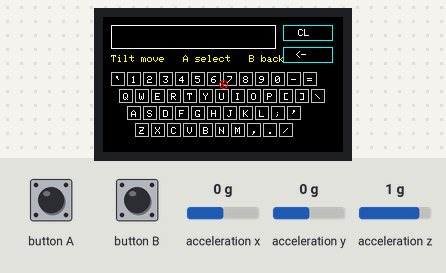
A sketch run on a simulated ESP32. Parts: 240×135 colour display. The inputs (shaded band) are chosen by the test bench; at power-on: acceleration x 0 g, acceleration y 0 g, acceleration z 1 g.

Above: at 1.5 s.
1.6 s: acceleration x set to -1.4 g
At 3.2 s:
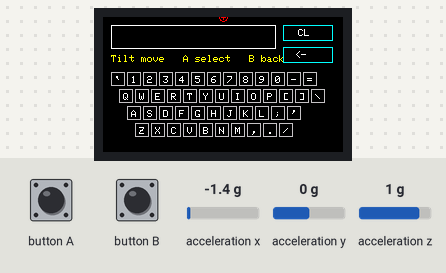
3.4 s: acceleration y set to -1.4 g
At 4.8 s:
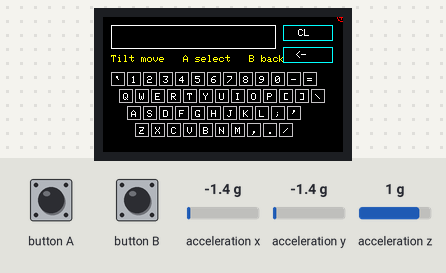
4.9 s: acceleration x set to 0 g
At 6.18 s:
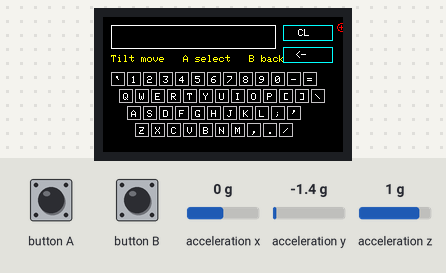
7.3 s: acceleration y set to 0 g
At 8.02 s:
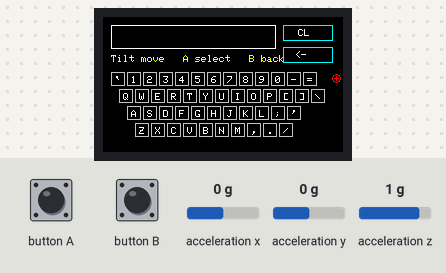
9.4 s: button A pressed for 0.15 s
At 9.71 s:
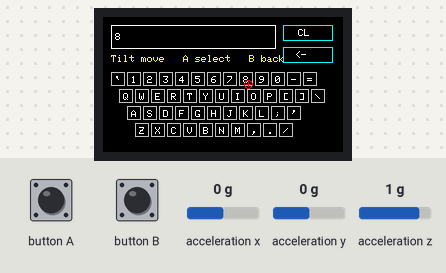
11.4 s: button A pressed for 1 s
At 12.0 s:
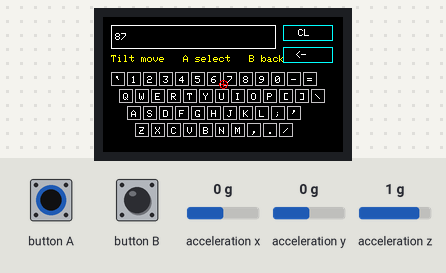
Timing chart, 0 to 14.4 s (numbered marks = the images above; inputs shaded):
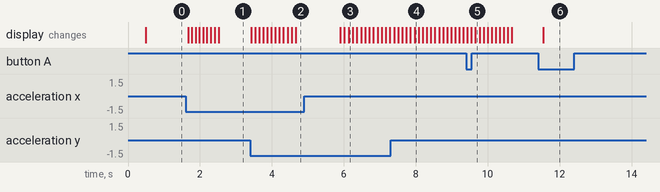

Measured:
- after the input at 1.6 s, the display: first changes after 0.07 s (image 1 shows a later state)
- after the input at 3.4 s, the display: first changes at once (image 2 shows a later state)
- after the input at 4.9 s, the display: first changes after 1.0 s (image 3 shows a later state)
- after the input at 9.4 s, the display: first differs from a run without the input after 0.26 s (image 5)
- after the input at 11.4 s, the display: changes after 0.14 s (image 6)

The sketch:

Gkeyboard.ino
```cpp
#include <M5StickCPlus.h>
#include <math.h>
#include <string.h>

#define SCREEN_W 240
#define SCREEN_H 135

TFT_eSprite spr = TFT_eSprite(&M5.Lcd);
char input_text[128] = {0};


const int KEY_ROWS = 4;
const int KEY_COLS = 14;

char keyboard[KEY_ROWS][KEY_COLS] = {
  {'`', '1', '2', '3', '4', '5', '6', '7', '8', '9', '0', '-', '=', ' '},
  {'Q', 'W', 'E', 'R', 'T', 'Y', 'U', 'I', 'O', 'P', '[', ']', '\\', ' '},
  {'A', 'S', 'D', 'F', 'G', 'H', 'J', 'K', 'L', ';', '\'', ' ', ' ', ' '},
  {'Z', 'X', 'C', 'V', 'B', 'N', 'M', ',', '.', '/', ' ', ' ', ' ', ' '}
};

int keyboard_start_x = 8;
int keyboard_start_y = 55;
int keyboard_offset_x = 8;

int key_w = 14;
int key_h = 14;

double keyboard_x_space = 16.0;
double keyboard_y_space = 17.0;

int input_x = 8;
int input_y = 8;
int input_w = 165;
int input_h = 24;

int clear_x = 180;
int clear_y = 8;
int clear_w = 50;
int clear_h = 16;

int back_x = 180;
int back_y = 30;
int back_w = 50;
int back_h = 16;

float cursorX = SCREEN_W / 2.0f;
float cursorY = SCREEN_H / 2.0f;
float targetX = SCREEN_W / 2.0f;
float targetY = SCREEN_H / 2.0f;

float calibration_x = 0.0f;
float calibration_y = 0.0f;

float sensitivity_x = 2.5f;
float sensitivity_y = 2.5f;

float scale_x = 60.0f;
float scale_y = 50.0f;

float smooth_factor = 0.5f;

float deadzone_x = 0.08f;
float deadzone_y = 0.08f;

float filteredAccX = 0.0f;
float filteredAccY = 0.0f;
float imu_filter_alpha = 0.10f;

unsigned long last_click_ms = 0;
const unsigned long click_interval = 160;

void drawKeyboardUI();
void drawCursor();
void updateCursorFromIMU();
void handleClick(int x, int y);
void handleKeyboardClick(int x, int y);
void appendChar(char c);

void setup() {
  M5.begin();
  M5.IMU.Init();

  M5.Lcd.setRotation(1);
  M5.Lcd.fillScreen(BLACK);

  M5.Axp.SetLDO2(true);
  M5.Axp.ScreenBreath(30);
  delay(100);

  spr.setColorDepth(16);
  spr.createSprite(SCREEN_W, SCREEN_H);
  spr.setTextSize(1);
  spr.setTextFont(1);
  //display module
  spr.fillSprite(0x0000);
  spr.pushSprite(0, 0);
}

void loop() {
  M5.update();
  //motion control
  updateCursorFromIMU();
  spr.fillSprite(TFT_BLACK);

  drawKeyboardUI();
  drawCursor();
  //interaction module
  if (M5.BtnA.wasPressed()) {
    if (millis() - last_click_ms > click_interval) {
      handleClick((int)cursorX, (int)cursorY);
      last_click_ms = millis();
    }
  }

  if (M5.BtnB.wasPressed()) {
    int len = strlen(input_text);
    if (len > 0) {
      input_text[len - 1] = '\0';
    }
  }

  spr.pushSprite(0, 0);
  delay(15);
}

void updateCursorFromIMU() {
  float accX, accY, accZ;
  M5.IMU.getAccelData(&accX, &accY, &accZ);

  filteredAccX = filteredAccX * (1.0f - imu_filter_alpha) + accX * imu_filter_alpha;
  filteredAccY = filteredAccY * (1.0f - imu_filter_alpha) + accY * imu_filter_alpha;

  float dx = filteredAccY - calibration_y;
  float dy = filteredAccX - calibration_x;

  if (fabs(dx) < deadzone_x) dx = 0.0f;
  if (fabs(dy) < deadzone_y) dy = 0.0f;

  targetX = SCREEN_W / 2.0f - (dx * scale_x * sensitivity_x);
  targetY = SCREEN_H / 2.0f + (dy * scale_y * sensitivity_y);

  if (targetX < 0) targetX = 0;
  if (targetX > SCREEN_W - 1) targetX = SCREEN_W - 1;
  if (targetY < 0) targetY = 0;
  if (targetY > SCREEN_H - 1) targetY = SCREEN_H - 1;

  cursorX += (targetX - cursorX) * smooth_factor;
  cursorY += (targetY - cursorY) * smooth_factor;
}

void drawCursor() {
  int x = (int)cursorX;
  int y = (int)cursorY;

  spr.drawCircle(x, y, 4, RED);
  spr.drawFastHLine(x - 2, y, 5, RED);
  spr.drawFastVLine(x, y - 2, 5, RED);
}
//
void drawKeyboardUI() {
  uint16_t bg = TFT_BLACK;
  uint16_t text = TFT_WHITE;
  uint16_t title = TFT_YELLOW;
  uint16_t accent = TFT_CYAN;
  uint16_t keyBorder = 0xC618;

  spr.setTextColor(title, bg);
  spr.setCursor(8, 38);
  spr.print("Tilt move   A select   B back");

  spr.drawRect(input_x, input_y, input_w, input_h, text);
  spr.setTextColor(text, bg);
  spr.setCursor(input_x + 4, input_y + 8);
  spr.print(input_text);

  spr.drawRect(clear_x, clear_y, clear_w, clear_h, accent);
  spr.setCursor(clear_x + 15, clear_y + 4);
  spr.print("CL");

  spr.drawRect(back_x, back_y, back_w, back_h, accent);
  spr.setCursor(back_x + 12, back_y + 4);
  spr.print("<-");

  for (int row = 0; row < KEY_ROWS; row++) {
    for (int col = 0; col < KEY_COLS; col++) {
      char c = keyboard[row][col];
      if (c == ' ') continue;

      int x = keyboard_start_x + row * keyboard_offset_x + (int)(col * keyboard_x_space);
      int y = keyboard_start_y + (int)(row * keyboard_y_space);

      spr.drawRect(x, y, key_w, key_h, keyBorder);
      spr.setTextColor(text, bg);
      spr.setCursor(x + 4, y + 4);
      spr.print(c);
    }
  }
}
//
void handleClick(int x, int y) {

  if (x >= clear_x && x <= clear_x + clear_w &&
      y >= clear_y && y <= clear_y + clear_h) {
    input_text[0] = '\0';
    return;
  }

  if (x >= back_x && x <= back_x + back_w &&
      y >= back_y && y <= back_y + back_h) {
    int len = strlen(input_text);
    if (len > 0) {
      input_text[len - 1] = '\0';
    }
    return;
  }

  handleKeyboardClick(x, y);
}

void handleKeyboardClick(int x, int y) {
  for (int row = 0; row < KEY_ROWS; row++) {
    for (int col = 0; col < KEY_COLS; col++) {
      char c = keyboard[row][col];
      if (c == ' ') continue;

      int key_x = keyboard_start_x + row * keyboard_offset_x + (int)(col * keyboard_x_space);
      int key_y = keyboard_start_y + (int)(row * keyboard_y_space);

      if (x >= key_x && x <= key_x + key_w &&
          y >= key_y && y <= key_y + key_h) {
        appendChar(c);
        return;
      }
    }
  }
}

void appendChar(char c) {
  int len = strlen(input_text);
  if (len < (int)sizeof(input_text) - 1) {
    input_text[len] = c;
    input_text[len + 1] = '\0';
  }
}
```
